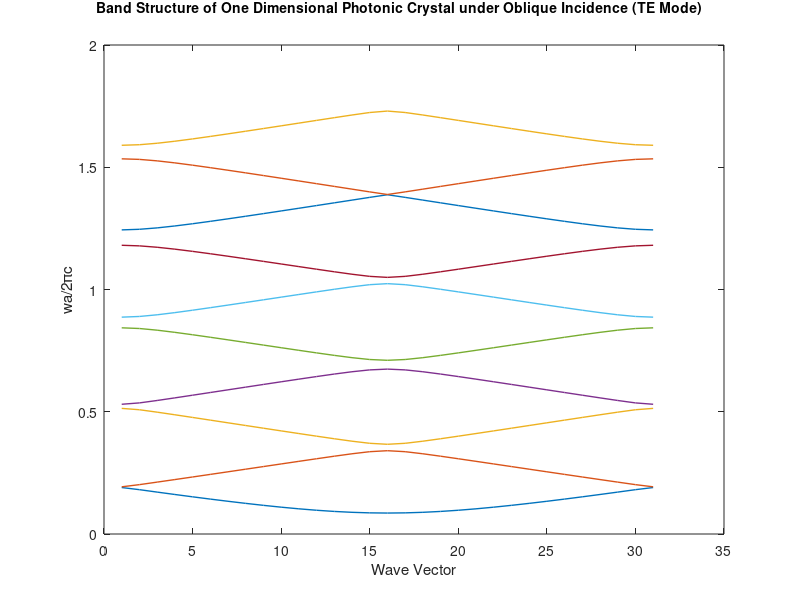

The MATLAB source for this figure:
warning off
clear all
clc

%The dielectric constants of the Composition 
epsa=8.8;        %AlGaN
epsb=1.46^2; 
epsc=9.7;        %GaN
a=0.75;          %um 
ra=0.4;          %um 
rb=0.05;         %um 
rc=0.25/2;       %um 
 
a1=a; 
b1=2*pi/a; 
 
n=input('Input N= ');  
NumberofPW=(2*n+1); 
 
count=1; 
G=(-n:n).*b1; 
r=(-n:n); 
N=4*n+1; 
mc=round(N*rc/a); 
mb=round(N*rb/a); 
ma=N-2*mc-2*mb; 

eps1=[epsc*ones(mc,1);epsb*ones(mb,1); 
   epsa*ones(ma,1);epsb*ones(mb,1);epsc*ones(mc,1)]; 
eps20=real(fftshift(fft(eps1)./N)); 
 
 
for x=1:NumberofPW, 
  	for y=x:NumberofPW, 
        b=r(x)-r(y)+2*n+1; 
        eps2(x,y)=eps20(b); 
        eps2(y,x)=eps2(x,y);    
   end 
end 
 
ky=0.5*pi/a; 
k0=(-pi/a:2*pi/a/30:pi/a)+i*ky;  
eps2=inv(eps2); 
counter=1; 
for ii=1:length(k0), 
   k=k0(ii); 

	M=abs(k+G.')*abs(k+G).*eps2; %TM wave
	
	E=sort(abs(eig(M))); 
	freq(:,counter)=sqrt(abs(E(1:10))).*a./2./pi; 
	display(sprintf('calculation of k=%f is finished',k)); 
	counter=counter+1; 
end 
tmpx=1:length(k0); 
plot(tmpx,freq,'linewidth',1) 
xlabel('Wave Vector') 
ylabel('wa/2\pic') 

% Add title to the Overall Plot
ha = axes ('Position',[0 0 1 1],'Xlim',[0 1],'Ylim',[0 1],'Box','off','Visible','off','Units','normalized', 'clipping' , 'off');
text (0.5, 1,'\bf Band Structure of One Dimensional Photonic Crystal under Oblique Incidence (TE Mode) ','HorizontalAlignment','center','VerticalAlignment', 'top')

